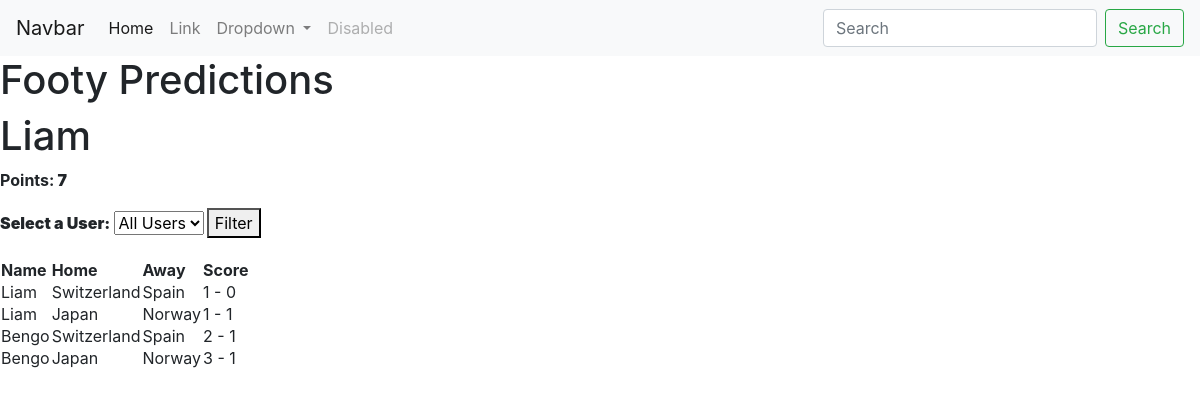
Page /score_table (signed in) on the committed database.
### app.py (models this page shows, shortened)
class User(db.Model):
    id = db.Column(db.Integer, primary_key=True)
    name = db.Column(db.String(50), nullable=False)

class Scores(db.Model):
    id = db.Column(db.Integer, primary_key=True)
    user_id = db.Column(db.Integer, db.ForeignKey('user.id'), nullable=False)
    player_score = db.Column(db.Integer, nullable=False)
    user = db.relationship('User', backref='scores')

class Fixture(db.Model):
    id = db.Column(db.Integer, primary_key=True)
    home_team = db.Column(db.String(50), nullable=False)
    away_team = db.Column(db.String(50), nullable=False)

class Prediction(db.Model):
    id = db.Column(db.Integer, primary_key=True)
    user_id = db.Column(db.Integer, db.ForeignKey('user.id'), nullable=False)
    fixture_id = db.Column(db.Integer, db.ForeignKey('fixture.id'), nullable=False)
    home_score = db.Column(db.Integer, nullable=False)
    away_score = db.Column(db.Integer, nullable=False)
    user = db.relationship('User', backref='predictions')
    fixture = db.relationship('Fixture', backref='predictions')

### app.py (the view)
@app.route('/score_table', methods=['GET', 'POST'])
def results_table():
    if "user" in session:
        user = User.query.filter_by(name=session["user"]).first()
        user_id = user.id
        points = Scores.query.filter_by(user_id=user_id).first()
        print('user1')
    else:
        points = "The points have not yet been calculated."
        user = 'poo'
        print('user1')
    users = User.query.all()
    selected_user_id = None
    if request.method == 'POST':
        selected_user_id = request.form.get('user_id')
    if selected_user_id:
        all_predictions = db.session.query(User, Fixture, Prediction).\
            join(Prediction, User.id == Prediction.user_id).\
            join(Fixture, Prediction.fixture_id == Fixture.id).\
            filter(Prediction.user_id == int(selected_user_id)).all()
    else:
        all_predictions = db.session.query(User, Fixture, Prediction).\
            join(Prediction, User.id == Prediction.user_id).\
            join(Fixture, Prediction.fixture_id == Fixture.id).all()
    return render_template("score_table_trial.html", all_predictions=all_predictions, users=users, selected_user_id=selected_user_id, user = user, score = points)

### templates/score_table_trial.html (shortened to what this page needs)
{% extends "base.html" %}
{%block content %}
<!DOCTYPE html>
<html>
<head>
    </head>
    <body>
        {% if user %}
            <h1>{{ user.name }}</h1>
            <p><b>Points:<b> {{ score.player_score }}</p>
        {% else %}
            <p>{{ score }}</p>
        {% endif %}
    </body>
</head>
<body>
    <form method="post" action="/score_table">
        <label for="user_id">Select a User:</label>
        <select name="user_id" id="user_id">
            <option value="">All Users</option>
        </select>
        <button type="submit">Filter</button>
    </form>
    <table>
        <thead>
            <tr>
                <th>Name</th>
                <th>Home</th>
                <th>Away</th>
                <th>Score</th>
            </tr>
        </thead>
        <tbody>
            {% for user, fixture, prediction in all_predictions %}
            <tr>
                <td>{{ user.name }}</td>
                <td>{{ fixture.home_team }}</td>
                <td>{{ fixture.away_team }}</td>
                <td>{{ prediction.home_score }} - {{ prediction.away_score }}</td>
            </tr>
            {% endfor %}
        </tbody>
    </table>
</body>
</html>
{% endblock %}

### rows in the picture
User: name "Liam", home_team "Switzerland", away_team "Spain", home_score "1", away_score "0", home_team "Japan", away_team "Norway", away_score "1"
Scores: player_score "7"
User: name "Bengo", home_team "Switzerland", away_team "Spain", home_score "2", away_score "1", home_team "Japan", away_team "Norway", home_score "3"
